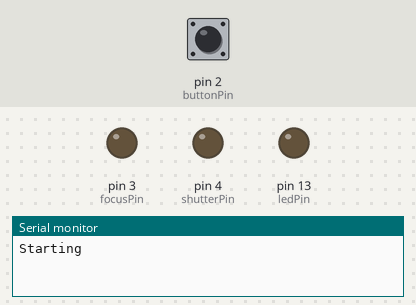
Simulated run of this sketch. Board: Arduino Uno, built with avr-gcc and run on an emulated ATmega328P. Shown: output pins drawn as LEDs (lit = HIGH), the last lines printed to the serial monitor. The inputs (shaded band) are chosen by the test bench; at power-on: pin 2 (buttonPin) LOW.

Above: at 1.2 s.
1.3 s: pin 2 (buttonPin) pulled HIGH for 0.15 s
At 1.37 s:
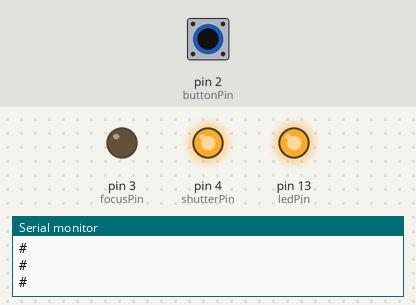
2.9 s: pin 2 (buttonPin) pulled HIGH for 3.2 s
At 7.3 s:
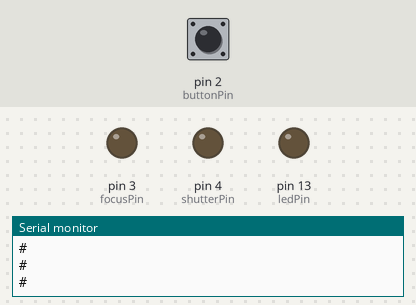
Timing chart, 0 to 8.8 s (numbered marks = the images above; inputs shaded):
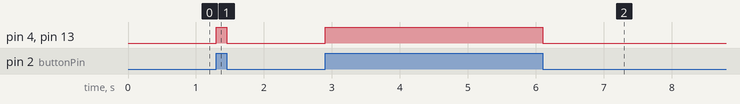

Measured:
- after the input at 1.3 s, pin 4 (shutterPin), pin 13 (ledPin): LOW → HIGH at once, → LOW 0.15 s later
- after the input at 2.9 s, pin 4 (shutterPin), pin 13 (ledPin): LOW → HIGH at once, → LOW 3.2 s later

The sketch:

release.ino
```cpp
#include <TimerOne.h>


const int buttonPin = 2;     // the number of the pushbutton pin
const int ledPin =  13;      // the number of the LED pin
const int focusPin = 3;    // camera focus
const int shutterPin = 4;  // camera shutter release

// variables will change:
int buttonState = 0;         // variable for reading the pushbutton status


void setup()
{

    // initialize the LED pin as an output:
  pinMode(ledPin, OUTPUT);
  pinMode(focusPin, OUTPUT);
  pinMode(shutterPin, OUTPUT);

  // initialize the pushbutton pin as an input:
  pinMode(buttonPin, INPUT);

  Serial.begin(9600);
  Serial.println("Starting");

  Timer1.initialize(1000000);
  Timer1.attachInterrupt(releaseShutter);

}


void releaseShutter(void)
{
  static unsigned char ucCounter = 0;

  ++ucCounter;

  if (ucCounter % 60 == 0)
  {

 digitalWrite(shutterPin, HIGH);
 digitalWrite(ledPin, HIGH);
 //Serial.println("*");
 delay(10000);
 digitalWrite(shutterPin, LOW);
 digitalWrite(ledPin, LOW);

  ucCounter = 0;

  }


}

void loop ()
{
    // read the state of the pushbutton value:
  buttonState = digitalRead(buttonPin);

  // check if the pushbutton is pressed.
  // if it is, the buttonState is HIGH:
  if (buttonState == HIGH) {
    // turn LED on:
    digitalWrite(ledPin, HIGH);
    digitalWrite(shutterPin,HIGH);

    Serial.println("#");

  }
  else {
    // turn LED off:
    digitalWrite(ledPin, LOW);
    digitalWrite(shutterPin, LOW);

  }


}
```
